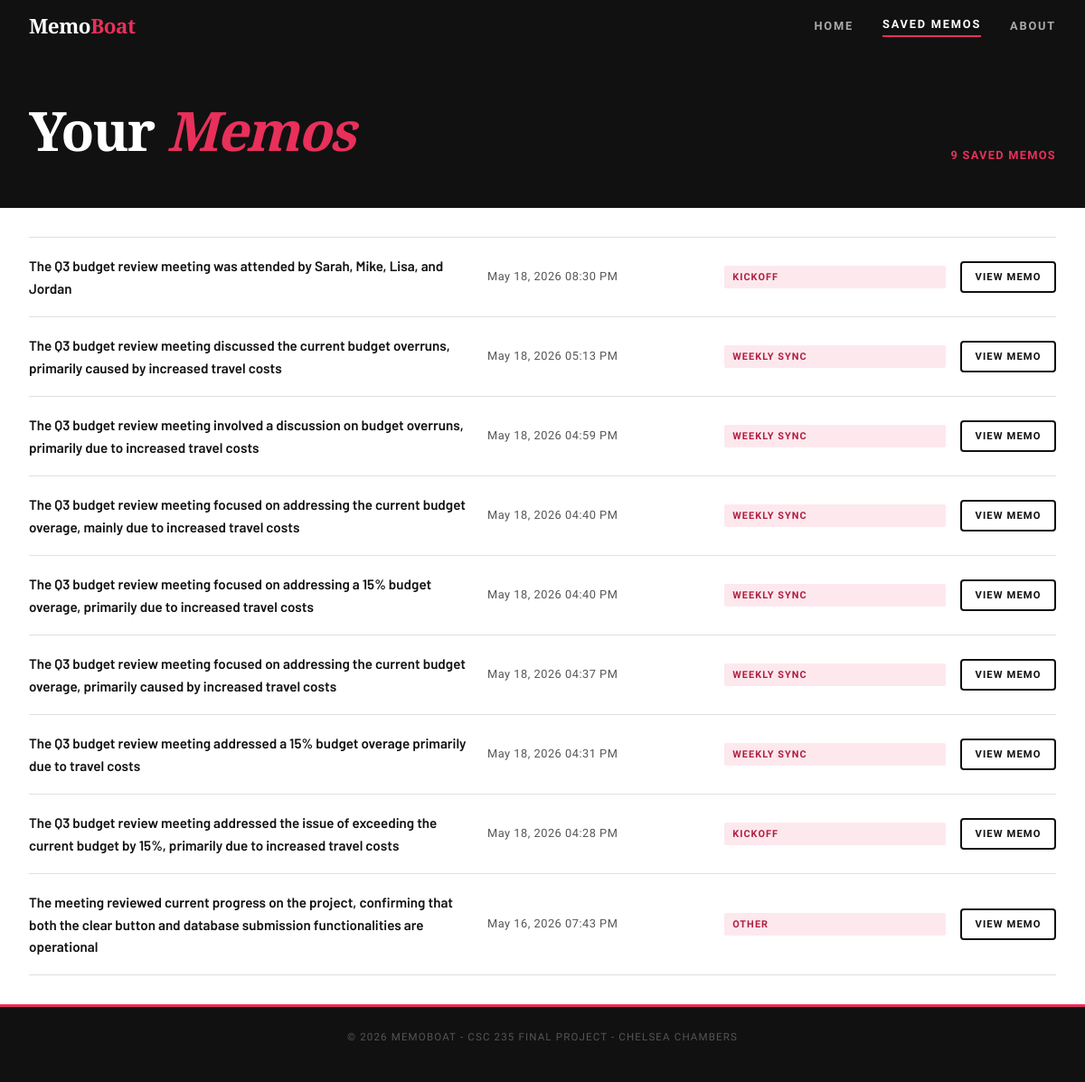
Page /memos on the committed database.
### tables this page shows
CREATE TABLE summaries (
        summary_id INTEGER PRIMARY KEY AUTOINCREMENT,
        transcript_id INTEGER NOT NULL,
        summary TEXT NOT NULL,
        action_items TEXT NOT NULL,
        key_decisions TEXT NOT NULL,
        FOREIGN KEY (transcript_id) REFERENCES transcripts(transcript_id)
    );

CREATE TABLE transcripts (
        transcript_id INTEGER PRIMARY KEY AUTOINCREMENT,
        type_id INTEGER NOT NULL,
        raw_notes TEXT NOT NULL,
        timestamp TEXT NOT NULL,
        FOREIGN KEY (type_id) REFERENCES meeting_types(type_id)
    );

CREATE TABLE meeting_types (
        type_id INTEGER PRIMARY KEY AUTOINCREMENT,
        type_name TEXT NOT NULL
    );

### app.py (the view)
@app.route("/memos")
def memos_page():
    conn = get_db()
    rows = conn.execute("""
        SELECT t.transcript_id, t.timestamp, s.summary, mt.type_name
        FROM transcripts t
        JOIN summaries s ON t.transcript_id = s.transcript_id
        JOIN meeting_types mt ON t.type_id = mt.type_id
        ORDER BY t.transcript_id DESC
    """).fetchall()
    conn.close()
    memos = []
    for row in rows:
        memos.append({
            "id":        row["transcript_id"],
            "timestamp": row["timestamp"],
            "title":     row["summary"].split(".")[0].strip(),
            "type_name": row["type_name"]
        })
    return render_template("memos.html", memos=memos)

### app.py (called while the page is built)
def get_db():
    conn = sqlite3.connect("memoboat.db")
    conn.row_factory = sqlite3.Row
    return conn

### templates/memos.html (shortened to what this page needs)
<!DOCTYPE html>
<html lang="en">
<head>
  <link href="https://cdn.jsdelivr.net/npm/bootstrap@5.3.3/dist/css/bootstrap.min.css" rel="stylesheet" />
  <link rel="stylesheet" href="{{ url_for('static', filename='style.css') }}" />
</head>
<body>
  <nav class="mb-nav">
    <div class="mb-nav-inner">
      <a href="{{ url_for('index') }}" class="mb-logo">Memo<span>Boat</span></a>
      <div class="mb-nav-links">
        <a href="{{ url_for('index') }}">Home</a>
        <a href="{{ url_for('memos_page') }}" class="active">Saved Memos</a>
        <a href="{{ url_for('about') }}">About</a>
      </div>
    </div>
  </nav>
  <div class="mb-page-header">
    <div class="mb-page-header-inner">
      <h1 class="mb-page-title">Your <span>Memos</span></h1>
      <span class="mb-total-count">{{ memos|length }} Saved Memo{{ 's' if memos|length != 1 else '' }}</span>
    </div>
  </div>
  <div class="mb-memos-list">
    {% if memos %}
      {% for memo in memos %}
        <div class="mb-memo-row">
          <span class="mb-memo-row-title">{{ memo.title }}</span>
          <span class="mb-memo-row-date">{{ memo.timestamp }}</span>
          <span class="mb-memo-row-type">{{ memo.type_name }}</span>
          <a href="{{ url_for('view_memo', memo_id=memo.id) }}" class="mb-view-btn">View Memo</a>
        </div>
      {% endfor %}
    {% else %}
      <p class="mb-empty-state">No memos saved yet. <a href="{{ url_for('index') }}" style="color: var(--rose);">Generate one now.</a></p>
    {% endif %}
  </div>
  <footer class="mb-footer">
    <p>&copy; 2026 MemoBoat - CSC 235 Final Project - Chelsea Chambers</p>
  </footer>
</body>
</html>

### static/style.css (style rules this page uses)
:root { --rose: #e8305a; --rose-lt: #fde8ee; --rose-dark: #b01f3f; --ink: #111111; --ink-mid: #555555; --ink-light: #999999; --white: #ffffff; --off-white: #f9f9f7; --border: #e0e0e0; --border-dark:#222222; --display: 'Playfair Display', Georgia, serif; --body: 'Barlow', sans-serif; --cond: 'Barlow Condensed', sans-serif; --radius: 4px; }
*, *::before, *::after { box-sizing: border-box; margin: 0; padding: 0; }
html { scroll-behavior: smooth; }
body { font-family: var(--body); color: var(--ink); background: var(--white); font-size: 15px; line-height: 1.6; }
.mb-nav { background: var(--ink); position: sticky; top: 0; z-index: 100; }
.mb-nav-inner { max-width: 1200px; margin: 0 auto; padding: 0 2rem; height: 58px; display: flex; align-items: center; justify-content: space-between; }
.mb-logo { font-family: var(--display); font-size: 1.4rem; font-weight: 900; color: var(--white); text-decoration: none; letter-spacing: -0.02em; }
.mb-logo span { color: var(--rose); }
.mb-nav-links { display: flex; gap: 2rem; align-items: center; }
.mb-nav-links a { font-family: var(--cond); font-size: 0.8rem; font-weight: 700; letter-spacing: 0.14em; text-transform: uppercase; color: #aaaaaa; text-decoration: none; transition: color 0.15s; }
.mb-nav-links a:hover, .mb-nav-links a.active { color: var(--white); }
.mb-nav-links a.active { border-bottom: 2px solid var(--rose); padding-bottom: 2px; }
.mb-page-header { background: var(--ink); padding: 3.5rem 2rem 3rem; }
.mb-page-header-inner { max-width: 1200px; margin: 0 auto; display: flex; align-items: flex-end; justify-content: space-between; }
.mb-page-title { font-family: var(--display); font-size: clamp(2.5rem, 5vw, 4rem); font-weight: 900; color: var(--white); letter-spacing: -0.03em; line-height: 1; }
.mb-page-title span { color: var(--rose); font-style: italic; }
.mb-total-count { font-family: var(--cond); font-size: 0.8rem; font-weight: 700; letter-spacing: 0.1em; text-transform: uppercase; color: var(--rose); }
.mb-memos-list { max-width: 1200px; margin: 0 auto; padding: 2rem; }
.mb-memo-row { display: grid; grid-template-columns: 2fr 1fr 1fr auto; align-items: center; gap: 1rem; padding: 1.2rem 0; border-bottom: 1px solid var(--border); }
.mb-memo-row:first-child { border-top: 1px solid var(--border); }
.mb-memo-row-title { font-weight: 600; font-size: 0.95rem; color: var(--ink); }
.mb-memo-row-date { font-family: var(--cond); font-size: 0.8rem; letter-spacing: 0.04em; color: var(--ink-mid); }
.mb-memo-row-type { display: inline-block; font-family: var(--cond); font-size: 0.68rem; font-weight: 700; letter-spacing: 0.1em; text-transform: uppercase; background: var(--rose-lt); color: var(--rose-dark); padding: 0.25rem 0.6rem; border-radius: 2px; }
.mb-view-btn { font-family: var(--cond); font-size: 0.7rem; font-weight: 700; letter-spacing: 0.1em; text-transform: uppercase; color: var(--ink); border: 2px solid var(--ink); border-radius: var(--radius); padding: 0.4rem 0.9rem; background: transparent; cursor: pointer; transition: all 0.15s; text-decoration: none; white-space: nowrap; }
.mb-footer { background: var(--ink); border-top: 3px solid var(--rose); padding: 1.5rem 2rem; text-align: center; }
.mb-footer p { font-family: var(--cond); font-size: 0.72rem; letter-spacing: 0.1em; text-transform: uppercase; color: #555555; }

### rows in the picture
summaries: title "The Q3 budget review meeting was attended by Sarah, Mike, Lisa, and Jordan", timestamp "May 18, 2026 08:30 PM", type_name "KICKOFF"
summaries: title "The Q3 budget review meeting discussed the current budget overruns, primarily caused by increased travel costs", timestamp "May 18, 2026 05:13 PM", type_name "WEEKLY SYNC"
summaries: title "The Q3 budget review meeting involved a discussion on budget overruns, primarily due to increased travel costs", timestamp "May 18, 2026 04:59 PM", type_name "WEEKLY SYNC"
summaries: title "The Q3 budget review meeting focused on addressing the current budget overage, mainly due to increased travel costs", timestamp "May 18, 2026 04:40 PM", type_name "WEEKLY SYNC"
summaries: title "The Q3 budget review meeting focused on addressing a 15% budget overage, primarily due to increased travel costs", timestamp "May 18, 2026 04:40 PM", type_name "WEEKLY SYNC"
summaries: title "The Q3 budget review meeting focused on addressing the current budget overage, primarily caused by increased travel costs", timestamp "May 18, 2026 04:37 PM", type_name "WEEKLY SYNC"
summaries: title "The Q3 budget review meeting addressed a 15% budget overage primarily due to travel costs", timestamp "May 18, 2026 04:31 PM", type_name "WEEKLY SYNC"
summaries: title "The Q3 budget review meeting addressed the issue of exceeding the current budget by 15%, primarily due to increased travel costs", timestamp "May 18, 2026 04:28 PM", type_name "KICKOFF"
summaries: title "The meeting reviewed current progress on the project, confirming that both the clear button and database submission functionalities are operational", timestamp "May 16, 2026 07:43 PM", type_name "OTHER"

### other values in the picture
{{ memos|length }} "9"
{{ 's' if memos|length != 1 else '' }} "S"
